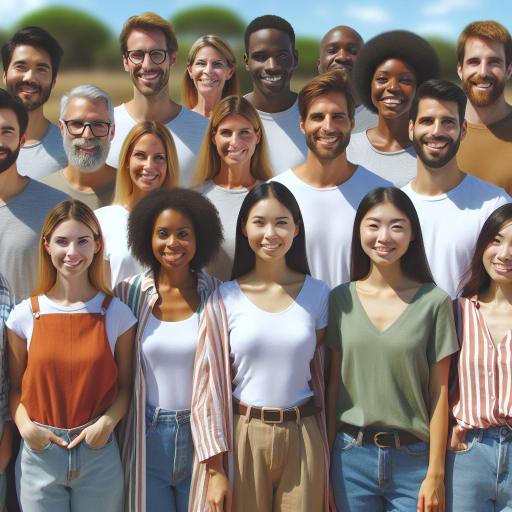
#> input picture OpenCV/ödevler/insanlar.png, 1024 x 1024 px (shown at 1/2 size)
$ jupyter execute 2.odev.ipynb
#> lines starting #> are read from the running program, lines starting #| are printed output that depends on the picture; after the words box and inside, x2 and y2 are one past the last pixel; in counts of white or black regions, pixels touching at a corner belong together
Nesne ve Yüz Tespiti

[cell 1]
import cv2
import numpy as np

[cell 2]
insanlar=cv2.imread('insanlar.png')
#> insanlar is the input picture: shape (1024, 1024, 3); mean B, G, R 116.3, 123.5, 134.9

[cell 3]
insanlar.shape
#> Out = (1024, 1024, 3)

[cell 4]
insanlar=cv2.resize(insanlar,(512,512))
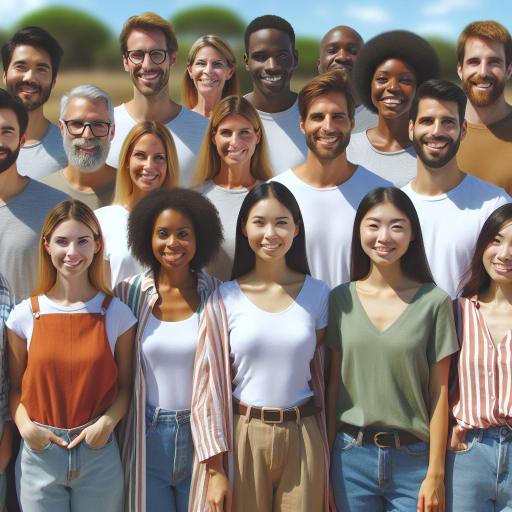
#> insanlar: shape (512, 512, 3); mean B, G, R 116.4, 123.6, 135

[cell 5]
cv2.imshow("insanlar",insanlar)
cv2.waitKey(0)

[cell 6]
#Konturlar ve Maskeleme:
#   Renk bazlı maskeleme yap.
#   Görseldeki konturları tespit et ve çiz.

[cell 7]
hsv_insanlar = cv2.cvtColor(insanlar, cv2.COLOR_BGR2HSV)
#> hsv_insanlar: shape (512, 512, 3); mean H, S, V 52.5, 73.5, 146.3

[cell 8]
cv2.imshow("hsv insanlar",hsv_insanlar)
cv2.waitKey(0)

[cell 9]
#zombilere benzediler biraz :)

[cell 10]
lower_red = np.array([0, 100, 100])   # Kırmızı için alt sınır
upper_red = np.array([10, 255, 255])  # Kırmızı için üst sınır
mask = cv2.inRange(hsv_insanlar, lower_red, upper_red)
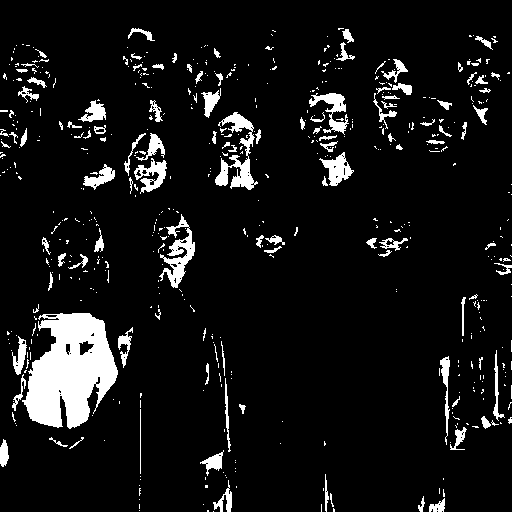
#> mask: shape (512, 512); 8.1% white; 552 white regions (439 under 20 px), largest, box (x1, y1, x2, y2) and area: (22, 313, 118, 429) 7161, (215, 112, 258, 190) 1195, (159, 214, 195, 288) 985

[cell 11]
result = cv2.bitwise_and(insanlar, insanlar, mask=mask)
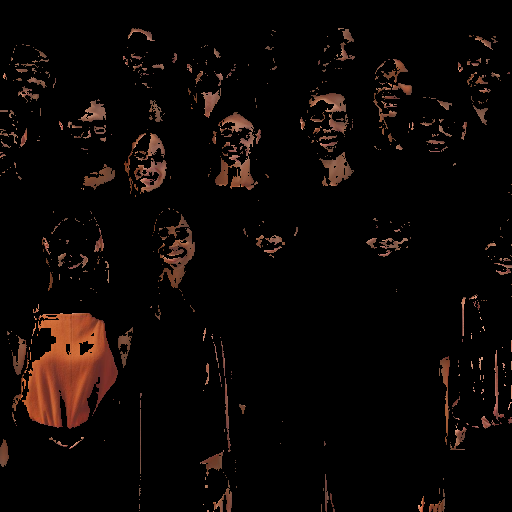
#> result: shape (512, 512, 3); mean B, G, R 4.8, 6.6, 11.6
cv2.imshow("Maske result", result)
cv2.waitKey(0)

[cell 12]
lower_blue = np.array([90, 50, 50])    # Mavi için alt sınır
upper_blue = np.array([130, 255, 255])  # Mavi için üst sınır
mask = cv2.inRange(hsv_insanlar, lower_blue, upper_blue)
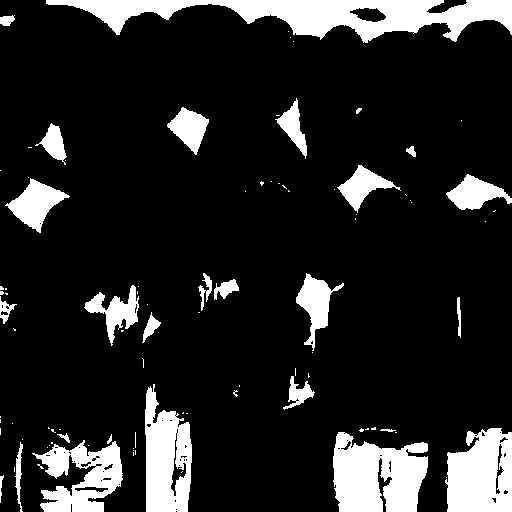
#> mask: shape (512, 512); 14.8% white; 93 white regions (66 under 20 px), largest, box (x1, y1, x2, y2) and area: (46, 0, 512, 43) 9424, (333, 432, 428, 512) 5700, (445, 428, 512, 512) 4581

[cell 13]
result = cv2.bitwise_and(insanlar, insanlar, mask=mask)
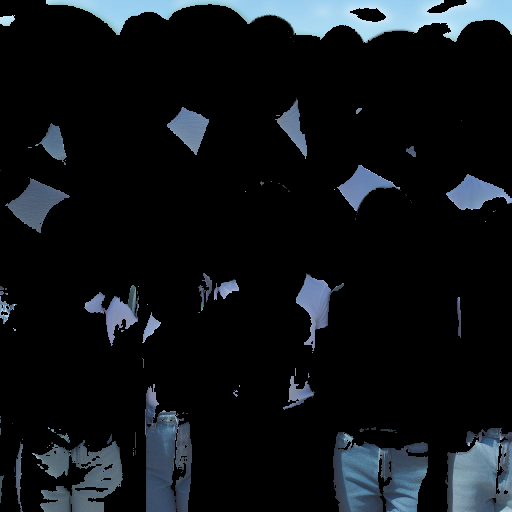
#> result: shape (512, 512, 3); mean B, G, R 23.3, 19.8, 15.9
cv2.imshow("maske resullt", result)
cv2.waitKey(0)
cv2.destroyAllWindows()

[cell 14]
lower_white = np.array([0, 0, 150])   # Beyaz için alt sınır (düşük doygunluk ve yüksek parlaklık)
upper_white = np.array([180, 50, 255])  # Beyaz için üst sınır (yüksek parlaklık)
mask = cv2.inRange(hsv_insanlar, lower_white, upper_white)
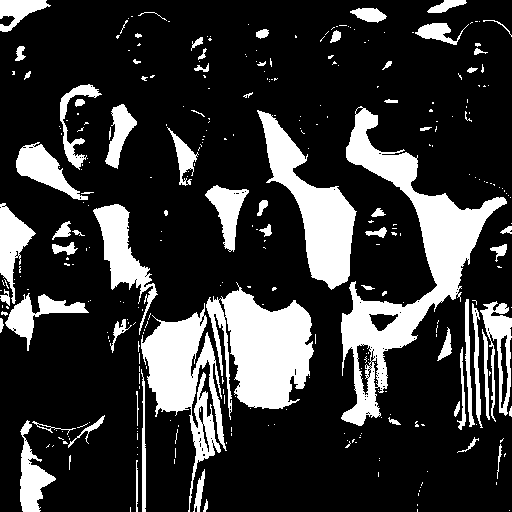
#> mask: shape (512, 512); 21.5% white; 324 white regions (252 under 20 px), largest, box (x1, y1, x2, y2) and area: (341, 106, 507, 426) 12594, (206, 282, 314, 420) 8510, (141, 303, 227, 512) 6493

[cell 15]
result = cv2.bitwise_and(insanlar, insanlar, mask=mask)
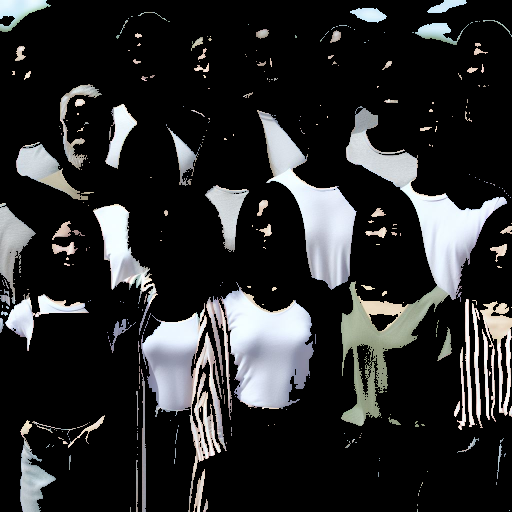
#> result: shape (512, 512, 3); mean B, G, R 44.3, 43.7, 43
cv2.imshow("Masked Image (White)", result)
cv2.waitKey(0)

[cell 16]
#bu bi tık gece trafikte kim görünür oldu :)

[cell 17]
#Yüz Tanıma:
#   OpenCV’nin hazır haarcascade_frontalface_default.xml modelini kullanarak yüzleri algıla.
#   Algılanan yüzleri dikdörtgen içine al.

[cell 18]
import cv2
faceCascade = cv2.CascadeClassifier(cv2.data.haarcascades + 'haarcascade_frontalface_default.xml')

[cell 19]
# Resmi yükleyin
image = cv2.imread('insanlar.png')
cv2.imshow('Yuz Tanima', image)
cv2.waitKey(0)
cv2.destroyAllWindows()

[cell 20]
image.shape
#> Out = (1024, 1024, 3)

[cell 21]
image=cv2.resize(image,(512,512))

[cell 22]
cv2.imshow('Yuz Tanima', image)
cv2.waitKey(0)
cv2.destroyAllWindows()

[cell 23]
gray = cv2.cvtColor(image, cv2.COLOR_BGR2GRAY)
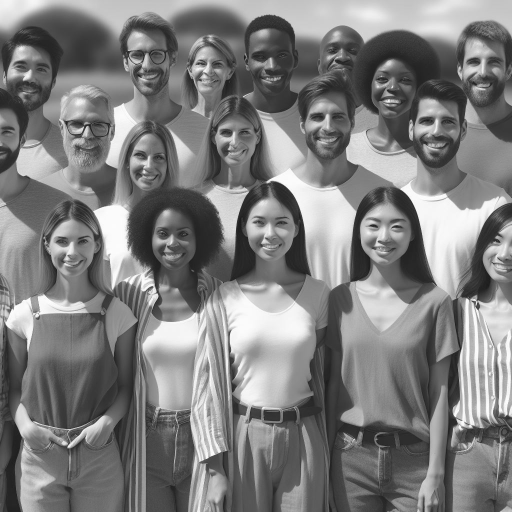
#> gray: shape (512, 512); min 25, max 254, mean 126.2
cv2.imwrite('gray.png',gray)
cv2.imshow('Yuz Tanima', gray)
cv2.waitKey(0)
cv2.destroyAllWindows()

[cell 24]
#hatayı bulamaadim ihşallah bulurum :(

[cell 25]
# Yüzleri tespit edin
faces = faceCascade.detectMultiScale(gray, scaleFactor=1.3, minNeighbors=3, minSize=(30, 30))
#> faces = 15 rows, first 6: [180, 44, 51, 51], [210, 113, 52, 52], [121, 136, 53, 53], [316, 30, 53, 53], [118, 32, 59, 59], [457, 42, 53, 53]

# Yüzleri çizin
for (x, y, w, h) in faces:
    cv2.rectangle(image, (x, y), (x+w, y+h), (255, 0, 0), 2)
#> this loop made 15 passes
#> (x, y, w, h) on passes 1 to 12: (180, 44, 51, 51), (210, 113, 52, 52), (121, 136, 53, 53), (316, 30, 53, 53), (118, 32, 59, 59), (457, 42, 53, 53), (3, 48, 53, 53), (364, 56, 57, 57), (297, 94, 60, 60), (407, 97, 61, 61), (56, 101, 63, 63), (240, 199, 60, 60)
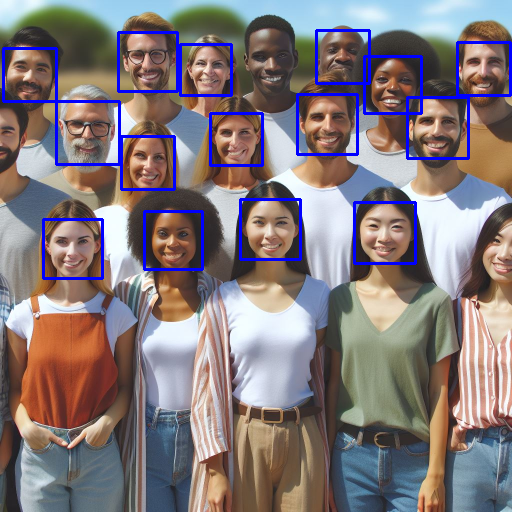
#> image: shape (512, 512, 3); 3.85% of pixels changed, all inside (x1, y1, x2, y2) = (2, 29, 512, 280)

# Sonucu gösterin
cv2.imshow('Yuz Tanima', image)
cv2.waitKey(0)
cv2.destroyAllWindows()

$ run again, with OpenCV/ödevler/gri_hayvanlar.png copied over OpenCV/ödevler/insanlar.png
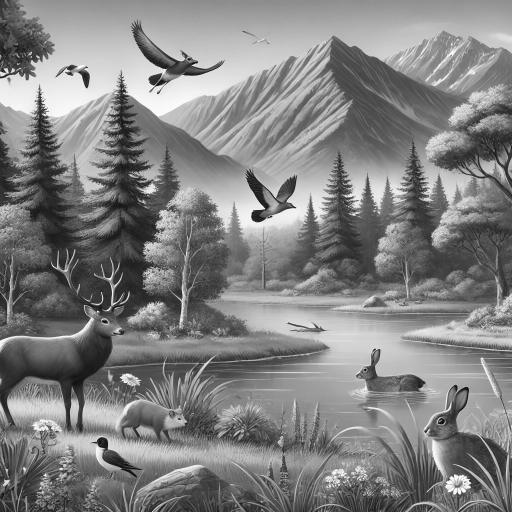
#> input picture OpenCV/ödevler/gri_hayvanlar.png, 1024 x 1024 px (shown at 1/2 size)
#> insanlar is the input picture: shape (1024, 1024, 3); min 0, max 255, mean 129.8
#> insanlar: shape (512, 512, 3)
#> hsv_insanlar: shape (512, 512, 3); mean H, S, V 0, 0, 129.9
#> `mask = cv2.inRange(hsv_insanlar, lower_white, upper_white)`:
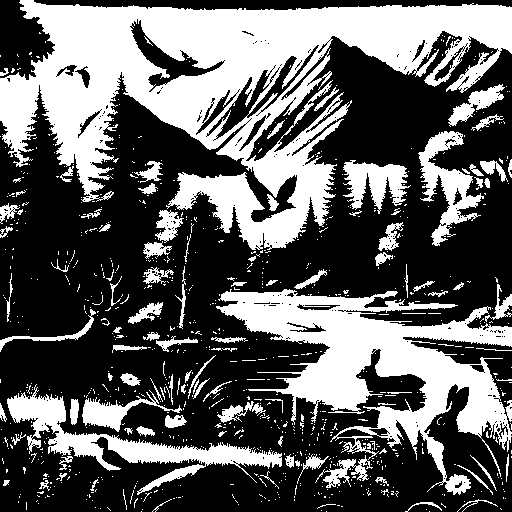
#> mask: shape (512, 512); 37.9% white; 859 white regions (755 under 20 px), largest, box (x1, y1, x2, y2) and area: (0, 0, 512, 250) 52346, (216, 289, 512, 495) 22145, (7, 384, 282, 495) 6199
#> `result = cv2.bitwise_and(insanlar, insanlar, mask=mask)`:
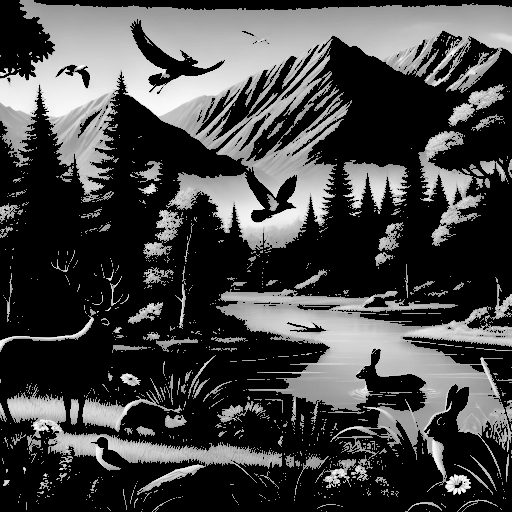
#> result: shape (512, 512, 3); min 0, max 255, mean 69.9
#> faces = ()

$ run again, with OpenCV/ödevler/your_image.jpeg saved as OpenCV/ödevler/insanlar.png
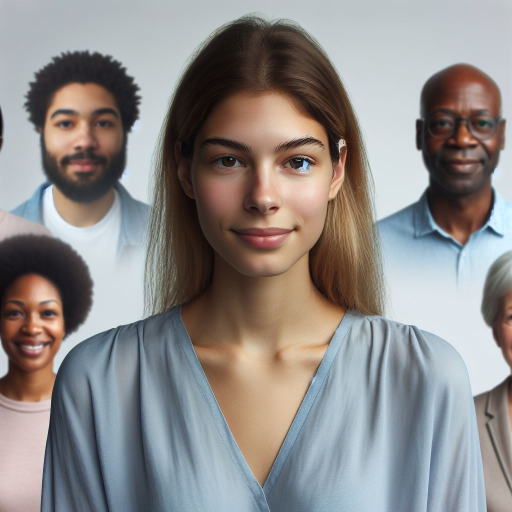
#> input picture OpenCV/ödevler/your_image.jpeg, 1024 x 1024 px (shown at 1/2 size)
#> insanlar is the input picture: shape (1024, 1024, 3); mean B, G, R 136.5, 138, 141.8
#> insanlar: shape (512, 512, 3)
#> hsv_insanlar: shape (512, 512, 3); mean H, S, V 67.2, 57.6, 154
#> `mask = cv2.inRange(hsv_insanlar, lower_red, upper_red)`:
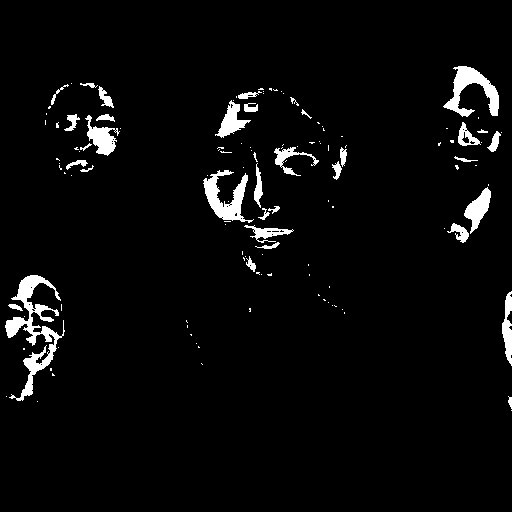
#> mask: shape (512, 512); 3.7% white; 127 white regions (92 under 20 px), largest, box (x1, y1, x2, y2) and area: (5, 275, 65, 401) 2108, (443, 66, 499, 117) 1162, (203, 170, 254, 223) 1109
#> faces = [[3, 286, 68, 68], [30, 80, 106, 106], [418, 91, 89, 89], [175, 89, 182, 182]]
#> the loop `for (x, y, w, h) in faces:` made 4 passes
#> after the loop `for (x, y, w, h) in faces:`:
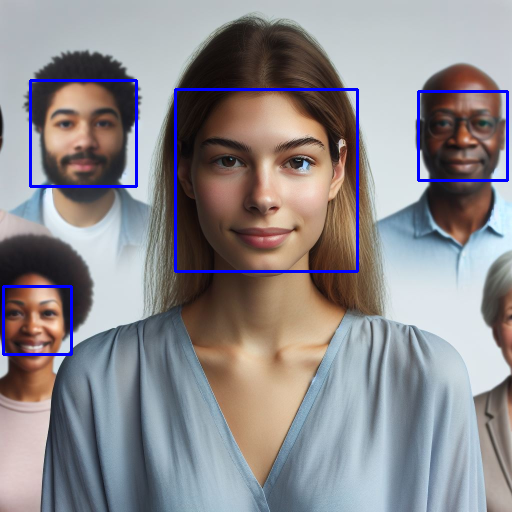
#> image: shape (512, 512, 3); mean B, G, R 140, 136.2, 139.7
